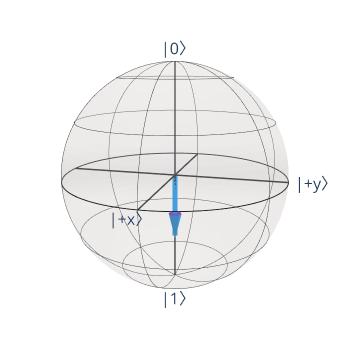

The notebook cell saved with this chart:
### Code cell
from kaleidoscope import bloch_sphere
bloch_sphere([psi, psi_hat])
